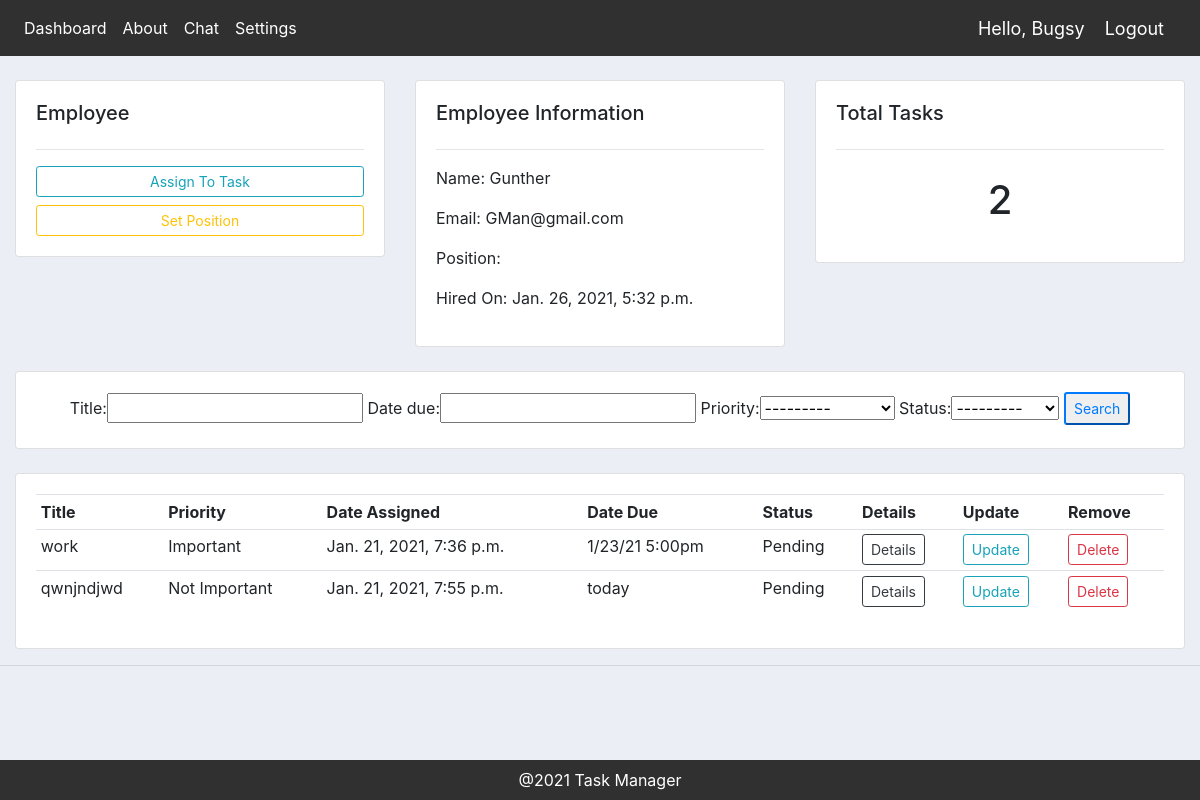
The page /employee/4/ (signed in) on the database as committed earlier.
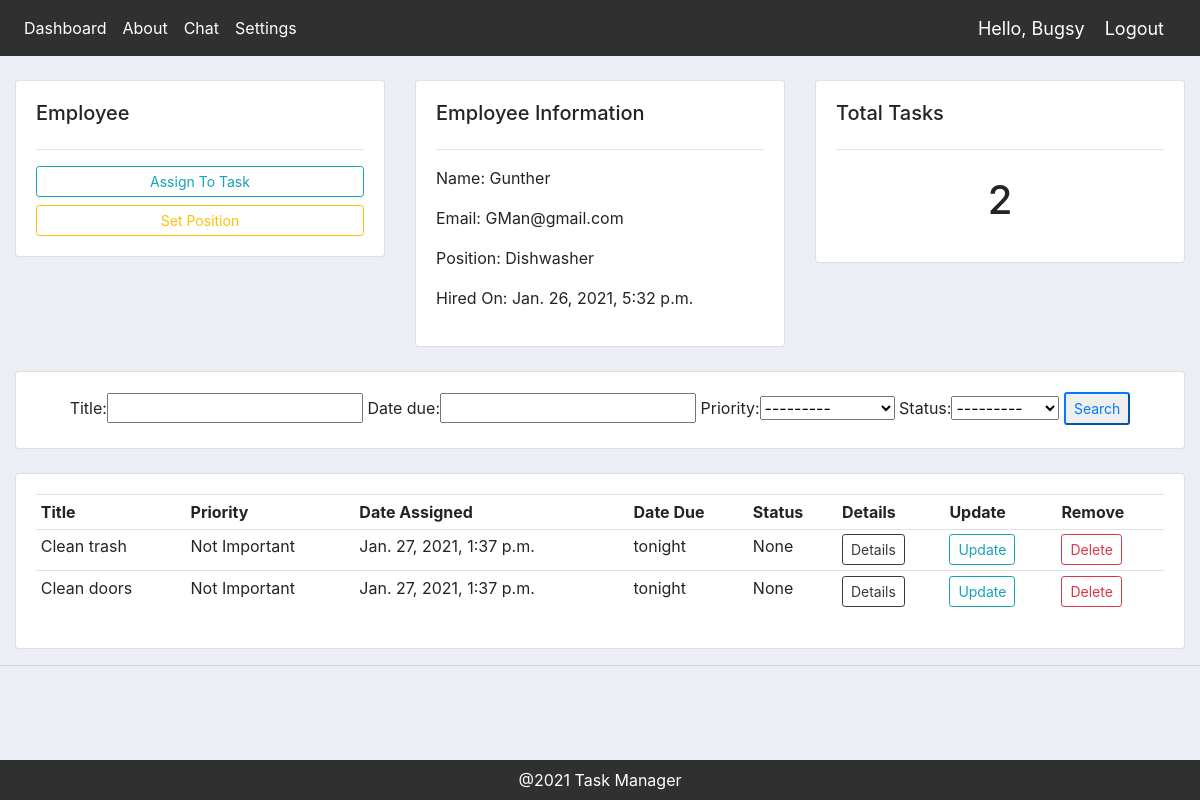
The same page on the database as committed later.
### schedule_app/models.py (models this page shows, shortened)
class Employee(models.Model):
    user = models.OneToOneField(User, null=True, on_delete=models.CASCADE)
    name = models.CharField(max_length=200, null=True)
    email = models.CharField(max_length=200, null=True)
    profile_pic = models.ImageField(
        default="profile1.png", null=True, blank=True)
    position = models.ForeignKey(
        Position, null=True, on_delete=models.SET_NULL)
    date_hired = models.DateTimeField(auto_now_add=True)

class Task(models.Model):
    STATUS = (
        ('Pending', 'Pending'),
        ('In Progress', 'In Progress'),
        ('Complete', 'Complete')
    )
    PRIORITY = (
        ('Not Important', 'Not Important'),
        ('Important', 'Important'),
        ('Very Important', 'Very Important')
    )
    title = models.CharField(max_length=200, null=True)
    note = models.CharField(max_length=200, null=True, blank=True)
    date_assigned = models.DateTimeField(auto_now_add=True)
    date_due = models.CharField(max_length=200, null=True, blank=True)
    priority = models.CharField(max_length=200, null=True, choices=PRIORITY)
    status = models.CharField(max_length=200, null=True, choices=STATUS)
    employee = models.ForeignKey(
        Employee, null=True, on_delete=models.SET_NULL)

class Position(models.Model):
    title = models.CharField(max_length=200, null=True)
    description = models.CharField(max_length=200, null=True, blank=True)

### schedule_app/views.py (the view)
# urls.py: path('employee/<str:pk>/', views.employee, name='employee'),
@login_required(login_url='login')
def employee(request, pk):
    employee = Employee.objects.get(id=pk)
    tasks = employee.task_set.all()
    total_tasks = tasks.count()
    myFilter = TaskFilter(request.GET, queryset=tasks)
    tasks = myFilter.qs
    context = {'employee': employee,
               'tasks': tasks, 'total_tasks': total_tasks, 'myFilter': myFilter}
    return render(request, 'schedule_app/employee.html', context)

### schedule_app/templates/schedule_app/employee.html
{% extends 'schedule_app/main.html' %}
{% block content %}
<br>
<div class="row">
    <div class="col-md">
        <div class="card card-body">
            <h5>Employee</h5>
            <hr>
            <a class="btn btn-outline-info  btn-sm btn-block" href="{% url 'create_task' employee.id %}">Assign To
                Task</a>
            <a class="btn btn-outline-warning  btn-sm btn-block" href="{% url 'update_employee' employee.id %}">Set
                Position</a>
        </div>
    </div>
    <div class="col-md">
        <div class="card card-body">
            <h5>Employee Information</h5>
            <hr>
            <p>Name: {{employee.name}}</p>
            <p>Email: {{employee.email}}</p>
            <p>Position: {{employee.position.title}}</p>
            <p>Hired On: {{employee.date_hired}}</p>
        </div>
    </div>
    <div class="col-md">
        <div class="card card-body">
            <h5>Total Tasks</h5>
            <hr>
            <h1 style="text-align: center;padding: 10px">{{total_tasks}}</h1>
        </div>
    </div>
</div>
<br>
<div class="row">
    <div class="col">
        <div class="card card-body">
            <form method="get" style="text-align: center;">
                {{myFilter.form}}
                <button class="btn-sm btn-outline-primary" type="submit">Search</button>
            </form>
        </div>
    </div>
</div>
<br>
<div class="row">
    <div class="col-md">
        <div class="card card-body">
            <table class="table table-sm">
                <tr>
                    <th>Title</th>
                    <th>Priority</th>
                    <th>Date Assigned</th>
                    <th>Date Due</th>
                    <th>Status</th>
                    <th>Details</th>
                    <th>Update</th>
                    <th>Remove</th>
                </tr>
                {% for task in tasks %}
                <tr>
                    <td>{{task.title}}</td>
                    <td>{{task.priority}}</td>
                    <td>{{task.date_assigned}}</td>
                    <td>{{task.date_due}}</td>
                    <td>{{task.status}}</td>
                    <td><a class="btn btn-sm btn-outline-dark" href="{% url 'task_details' task.id %}">Details</a>
                    </td>
                    <td><a class="btn btn-sm btn-outline-info" href="{% url 'update_task' task.id %}">Update</a></td>
                    <td><a class="btn btn-sm btn-outline-danger" href="{% url 'delete_task' task.id %}">Delete</a></td>
                </tr>
                {% endfor %}
            </table>
        </div>
    </div>
</div>
{% endblock %}

### schedule_app/templates/schedule_app/main.html (shortened to what this page needs)
{% load static %}
<!DOCTYPE html>
<html>
<head>
    <link rel="stylesheet" href="https://stackpath.bootstrapcdn.com/bootstrap/4.3.1/css/bootstrap.min.css"
>
    <link rel="stylesheet" type="text/css" href="{% static '/css/main.css' %}">
</head>
<body>
    {% include 'schedule_app/navbar.html' %}
    <div class="container-fluid">
        {% block content %}
        {% endblock %}
    </div>
    <hr>
    <footer
        style="  position: fixed; bottom: 0; width: 100%; height: 40px; line-height: 40px; background-color: #303030; z-index: 10; text-align: center;">
        <div className="container text-center">
            <span style="color: White; z-index: 12; ">
                @2021 Task Manager
            </span>
        </div>
    </footer>
</body>
</html>

### schedule_app/templates/schedule_app/navbar.html (shortened to what this page needs)
{% load static %}
<nav class="navbar navbar-expand-lg bg-dark" style="background-color: #303030 !important;">
    <div class="collapse navbar-collapse" id="navbarNav">
        <ul class="navbar-nav">
            <li class="nav-item">
                <a class="nav-link" style="color: white; " href="{% url 'home' %}">Dashboard</a>
            </li>
            <li class="nav-item">
                <a class="nav-link" style="color: white;" href="{% url 'about' %}">About</a>
            </li>
            <li class="nav-item">
                <a class="nav-link" style="color: white;" href="{% url 'chat' %}">Chat</a>
            </li>
            {% if request.user.is_authenticated %}
            <li class="nav-item">
                <a class="nav-link" style="color: white;" href="{% url 'account' %}">Settings</a>
            </li>
            {% endif %}
        </ul>
    </div>
    {% if request.user.is_authenticated %}
    <span class="hello-msg">Hello, {{request.user}}</span>
    <span><a class="hello-msg" href="{% url 'logout' %}">Logout</a></span>
    {% endif %}
</nav>

### schedule_app/static/css/main.css (style rules this page uses)
body { background-color: #ebeff5; }

### schedule_app/templates/schedule_app/navbar.html (style rules this page uses)
.hello-msg { font-size: 18px; color: white; margin-right: 20px; }

Rows that differ between the two databases and show on the page:
removed Task: title "work", priority "Important", date_assigned "Jan. 21, 2021, 7:36 p.m.", date_due "1/23/21 5:00pm", status "Pending"
removed Task: title "qwnjndjwd", priority "Not Important", date_assigned "Jan. 21, 2021, 7:55 p.m.", date_due "today", status "Pending"
changed Employee "Gunther": position (not shown) → "Dishwasher"
added Task: title "Clean trash", priority "Not Important", date_assigned "Jan. 27, 2021, 1:37 p.m.", date_due "tonight", status "None"
added Task: title "Clean doors", priority "Not Important", date_assigned "Jan. 27, 2021, 1:37 p.m.", date_due "tonight", status "None"
